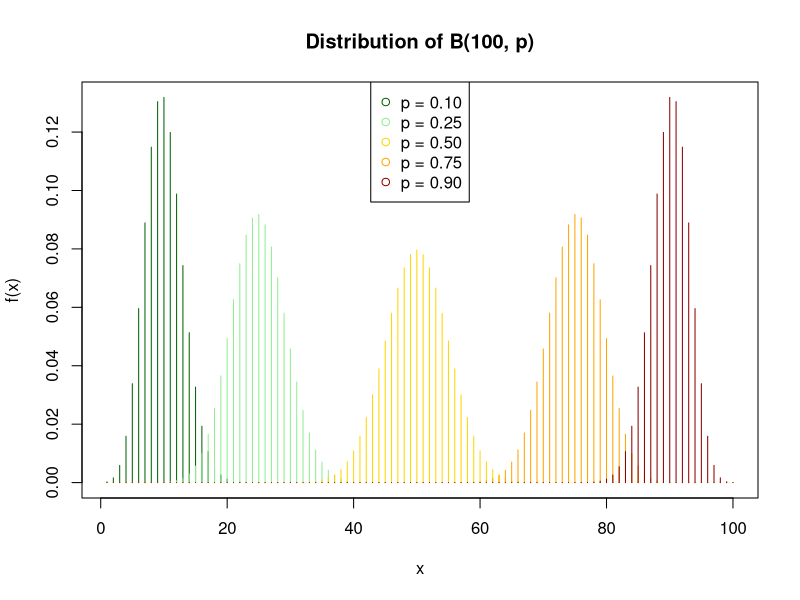
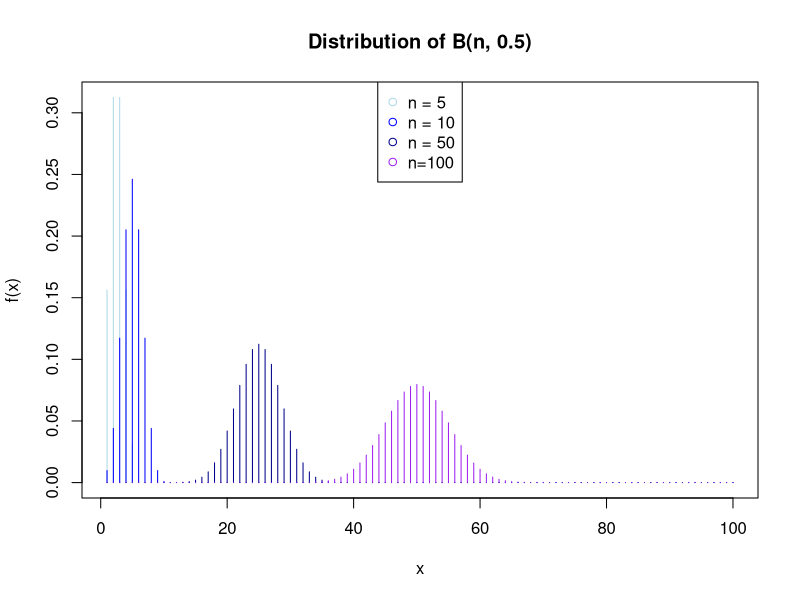
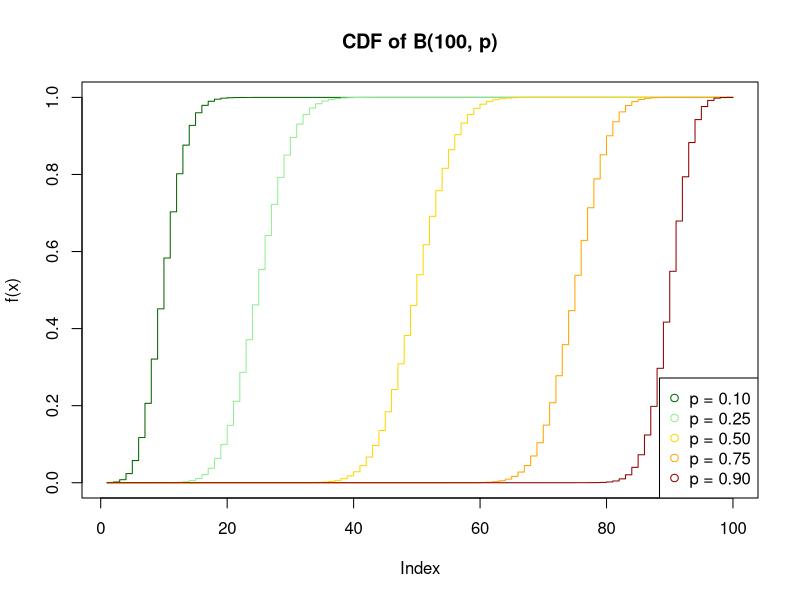
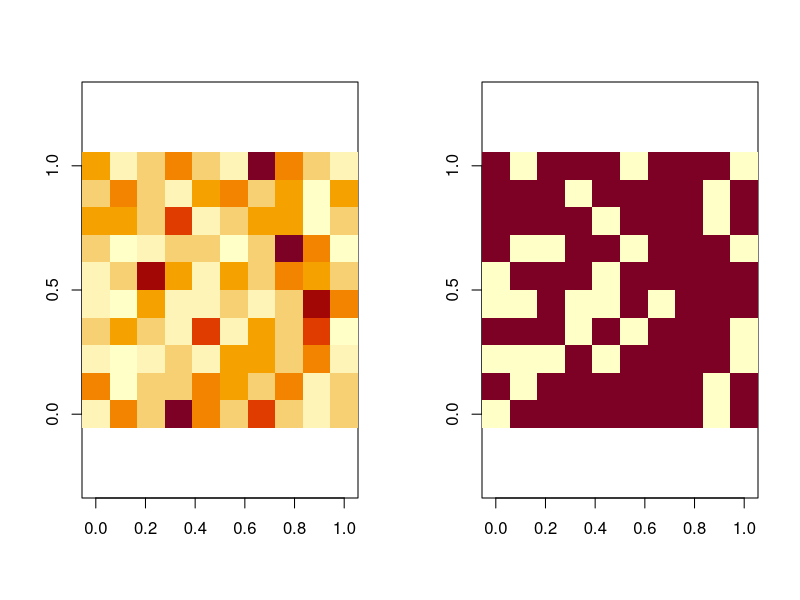
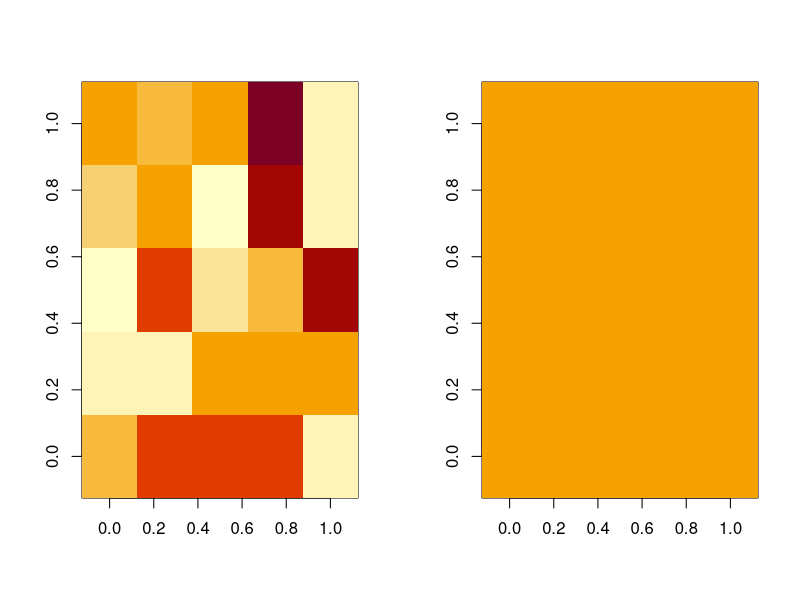

Generate these figures, in order, with R:
## ---- chunk 1
dbinom(3, size=3, prob=0.5)
## ---- chunk 2
dbinom(3, size=10, prob=0.5)
dbinom(5, size=10, prob=0.5)
dbinom(10, size=10, prob=0.5)
## ---- chunk 3
x <- 1:100
dBer1 <- dbinom(x, size=100, prob=0.1)
dBer2 <- dbinom(x, size=100, prob=0.25)
dBer3 <- dbinom(x, size=100, prob=0.5)
dBer4 <- dbinom(x, size=100, prob=0.75)
dBer5 <- dbinom(x, size=100, prob=0.9)
## ---- chunk 4
plot(x, dBer1,main = 'Distribution of B(100, p)', ylab = 'f(x)', type="h", col = 'darkgreen')
points(x, dBer2, col = 'lightgreen', type="h")
points(x, dBer3, col = 'gold', type="h")
points(x, dBer4, col = 'orange', type="h")
points(x, dBer5, col = 'darkred', type="h")
legend("top",pch=1,
       legend = c("p = 0.10", "p = 0.25", "p = 0.50","p = 0.75", "p = 0.90"),
       col = c("darkgreen","lightgreen", 'gold', 'orange',"darkred"))
## ---- chunk 5
dn1 <- dbinom(x, size=5, prob=0.5)
dn2 <- dbinom(x, size=10, prob=0.5)
dn3 <- dbinom(x, size=50, prob=0.5)
dn4 <- dbinom(x, size=100, prob=0.5)
## ---- chunk 6
plot(x, dn1, col="lightblue", type="h",
     main = 'Distribution of B(n, 0.5)', ylab = 'f(x)')
points(x, dn2, col = 'blue', type="h")
points(x, dn3, col = 'blue4', type="h")
points(x, dn4, col = 'purple',  type="h")
legend("top", pch = 1,
       legend = c("n = 5", "n = 10", "n = 50", "n=100"),
       col = c("lightblue", 'blue',"blue4", 'purple'))
## ---- chunk 7
pbinom(50, size=100, prob=0.5)
pbinom(5, size=10, prob=0.5)
pbinom(5000000, size=10000000, prob=0.5)
## ---- chunk 8
plot(pbinom(1:100,size=100,prob=0.10), main = 'CDF of B(100, p)', ylab = 'f(x)', type="s", col = 'darkgreen')
lines(pbinom(1:100,size=100,prob=0.25), type="s", col = 'lightgreen')
lines(pbinom(1:100,size=100,prob=0.5), type="s", col = 'gold')
lines(pbinom(1:100,size=100,prob=0.75), type="s", col = 'orange')
lines(pbinom(1:100,size=100,prob=0.9), type="s", col = 'darkred')
legend("bottomright",pch=1,
       legend = c("p = 0.10", "p = 0.25", "p = 0.50","p = 0.75", "p = 0.90"),
       col = c("darkgreen","lightgreen", 'gold', 'orange',"darkred"))

## ---- chunk 9
ppois(lambda = 1,q=0)
## ---- chunk 10
ppois(lambda = 1.5,q=0)
ppois(lambda = 0.5,q=0)
ppois(lambda = 0.25,q=0)
## ---- chunk 11
pois025<-rpois(100,0.25)
pois025
table(pois025)
pois150<-rpois(100,1.5)
pois150
table(pois150)
## ---- chunk 12
lambdan<-data.frame(n=rep(1:4,4),lambda=rep(seq(1,0.25,by=-0.25),each=4))
lambdan$d<-dpois(lambdan$n,lambdan$lambda)
lambdan
## ---- chunk 13
ppois(lambda=1, q=0)
ppois(lambda=2, q=0)
## ---- chunk 14
ppois(lambda=2*4, q=0)
## ---- chunk 15
r2_100<-rpois(lambda=2, n=100)
r2_100
par(mfrow = c(1, 2))
image(matrix(r2_100, 10),asp=1)
image(matrix(r2_100, 10)>1, asp=1)
## ---- chunk 16
large<-matrix(rep(1:5,each=20)*10+rep(rep(1:5, each=2),10),10)
large

sumbylarge<-aggregate(r2_100, by=list(matrix(large)), FUN=sum)

matrix(sumbylarge$x,5)

par(mfrow = c(1, 2))
image(matrix(sumbylarge$x,5))
image(matrix(sumbylarge$x,5)>1)
